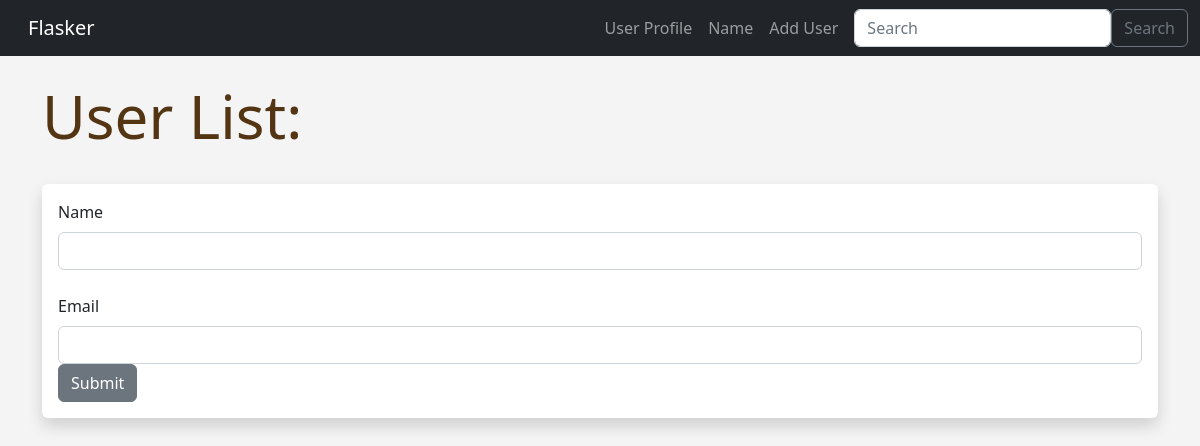
The page /user/add on the database as committed earlier.
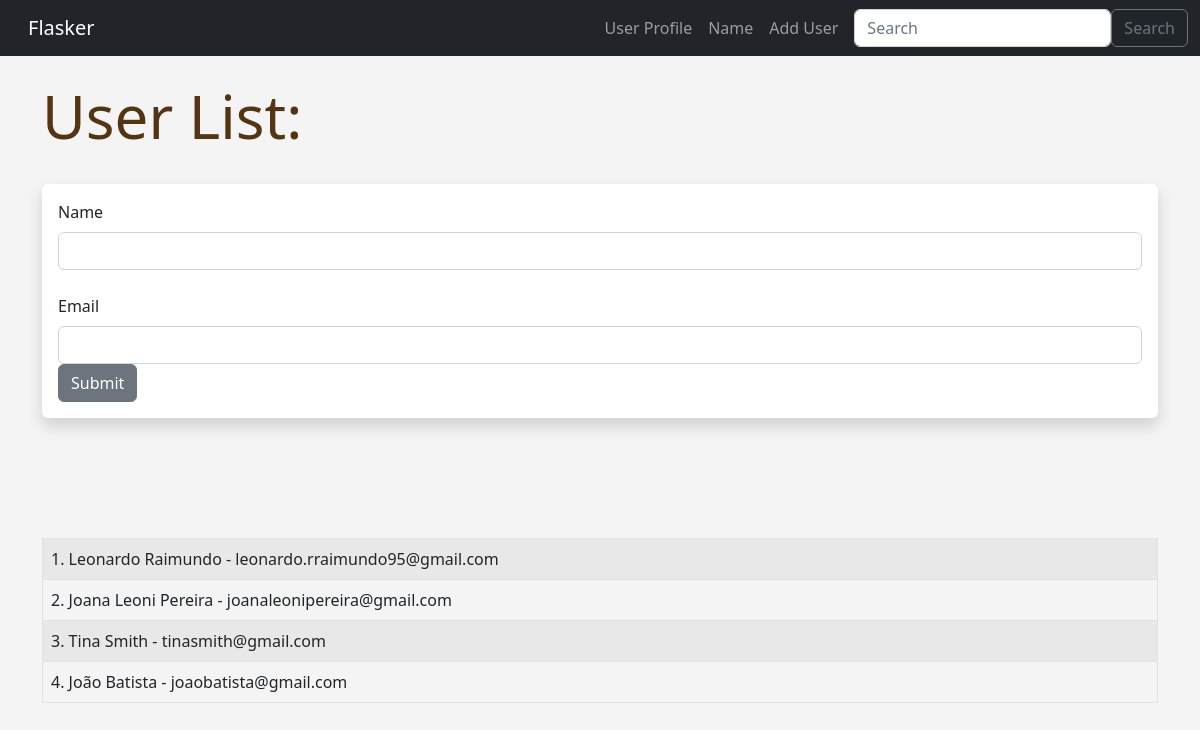
The same page on the database as committed later.
### hello.py (models this page shows, shortened)
class Users(db.Model):
    id = db.Column(db.Integer, primary_key=True)
    name = db.Column(db.String(200), nullable=False)
    email = db.Column(db.String(120), nullable=False, unique=True)
    date_added = db.Column(db.DateTime, default=datetime.utcnow)

### hello.py (the view, shortened to what this page needs)
@app.route('/user/add', methods=['GET', 'POST'])
def add_user():
    name = None
    form = UserForm()
    our_users = Users.query.order_by(Users.date_added)
    return render_template("add_user.html", form=form, name=name, our_users=our_users)

### hello.py
class UserForm(FlaskForm):
    name = StringField("Name", validators=[DataRequired()])
    email = StringField("Email", validators=[DataRequired()])
    submit = SubmitField("Submit")

### templates/add_user.html (shortened to what this page needs)
{% extends 'base.html' %}
{% block content %}
{% if name %}
    <h1>User Added!</h1>
    <br><br><br>
    <table class="table table-hover table-bordered table-striped">
        {% for our_user in our_users %}
            <tr>
           <td>
            {{ our_user.id }}. {{ our_user.name }} - {{ our_user.email }}
           </td>
            </tr>
        {% endfor %}
        </table>
    <br><br>
{% else %}
    <h1>User List:</h1>
    <br>
    <div class="shadow p-3 mb-5 bg-body rounded">
        <form method="POST">
            {{ form.name.label (
            class="form-label") }}
            {{ form.name(
            class="form-control") }}
            <br>
            {{ form.email.label (
            class="form-label") }}
            {{ form.email(
            class="form-control") }}
            {{ form.submit(
            class="btn btn-secondary") }}
        </form>
    </div>
<br><br><br>
<table class="table table-hover table-bordered table-striped">
{% for our_user in our_users %}
    <tr>
   <td>
    {{ our_user.id }}. {{ our_user.name }} - {{ our_user.email }}
   </td>
    </tr>
{% endfor %}
</table>
{% endif %}
{% endblock %}

### templates/base.html (shortened to what this page needs)
<!doctype html>
<html lang="en">
  <head>
    <link rel="stylesheet" href="https://cdn.jsdelivr.net/npm/bootstrap@5.2.0-beta1/dist/css/bootstrap.rtl.min.css">
    <link rel="stylesheet" href="{{ url_for('static', filename='css/style.css') }}">
  </head>
  <body>
    {% include 'navbar.html' %}
    <br>
    <div class="container">
    {% block content %}
        {% endblock %}
    </div>
  </body>
</html>

### templates/navbar.html (shortened to what this page needs)
<nav class="navbar navbar-expand-lg navbar-dark bg-dark">
    <div class="container-fluid">
      <a class="navbar-brand" href="{{ url_for('index') }}">Flasker</a>
      <div class="collapse navbar-collapse" id="navbarSupportedContent">
        <ul class="navbar-nav me-auto mb-2 mb-lg-0">
          <li class="nav-item">
            <a class="nav-link" href="{{ url_for('user', name='Leonardo') }}">User Profile</a>
          </li>
          <li class="nav-item">
            <a class="nav-link" href="{{ url_for('name') }}">Name</a>
          </li>
          <li class="nav-item">
            <a class="nav-link" href="{{ url_for('add_user') }}">Add User</a>
          </li>
        </ul>
        <form class="d-flex" role="search">
          <input class="form-control me-2" type="search" placeholder="Search" aria-label="Search">
          <button class="btn btn-outline-secondary" type="submit">Search</button>
        </form>
      </div>
    </div>
  </nav>

### static/css/style.css (style rules this page uses)
h1 { color: rgb(83, 53, 19); font-size: 60px; }
body { background: #f4f4f4; }

Rows that differ between the two databases and show on the page:
added Users: id "1", name "Leonardo Raimundo", email "leonardo.rraimundo95@gmail.com"
added Users: id "2", name "Joana Leoni Pereira", email "joanaleonipereira@gmail.com"
added Users: id "3", name "Tina Smith", email "tinasmith@gmail.com"
added Users: id "4", name "João Batista", email "joaobatista@gmail.com"
